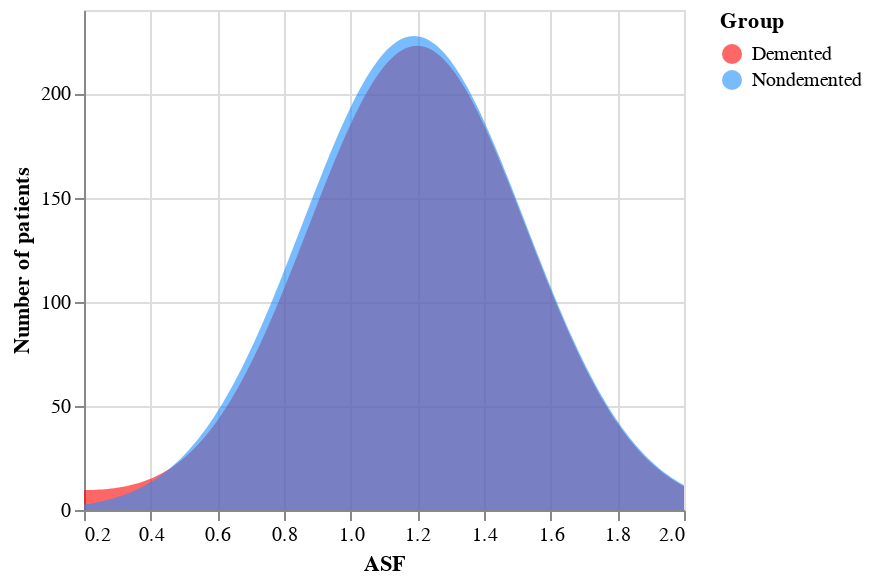

Notebook source saved alongside this figure:
### Markdown cell above
###**ASF: Group**

### Code cell
AGD = df[df['Group']=='Demented']['ASF'].reset_index(drop=True)
AGN = df[df['Group']=='Nondemented']['ASF'].reset_index(drop=True)
AG = pd.DataFrame([AGD, AGN])
AG.index = ['Demented', 'Nondemented']

alt.Chart(AG.T).transform_fold(
    ['Demented', 'Nondemented'],
    as_ = ['Group', 'value']
).transform_density(
    density='value',
    bandwidth=.3,
    groupby=['Group'],
    extent= [0.2, 2],
    counts = True,
    steps=200
).mark_area().encode(
    alt.X('value:Q', title='ASF'),
    alt.Y('density:Q', title='Number of patients', stack=None),
    alt.Color('Group:N', scale=alt.Scale(
        domain=['Demented', 'Nondemented'], 
        range=['red', 'dodgerblue'])),
    opacity=alt.value(0.6)
).properties(width=300, height=250)

### Figure 1 — Vega-Lite specification as saved in the notebook (floating-point values rounded to 4 significant figures; data arrays with more than 128 entries replaced by an {"elided": "..."} marker saying what was removed)
{"config": {"view": {"continuousWidth": 400, "continuousHeight": 300}}, "data": {"name": "data-2d9fa8742ee710776878baa0a901e1fe"}, "mark": "area", "encoding": {"color": {"type": "nominal", "field": "Group", "scale": {"domain": ["Demented", "Nondemented"], "range": ["red", "dodgerblue"]}}, "opacity": {"value": 0.6}, "x": {"type": "quantitative", "field": "value", "title": "ASF"}, "y": {"type": "quantitative", "field": "density", "stack": null, "title": "Number of patients"}}, "height": 250, "transform": [{"fold": ["Demented", "Nondemented"], "as": ["Group", "value"]}, {"density": "value", "bandwidth": 0.3, "counts": true, "extent": [0.2, 2], "groupby": ["Group"], "steps": 200}], "width": 300, "$schema": "https://vega.github.io/schema/vega-lite/v4.8.1.json", "datasets": {"data-2d9fa8742ee710776878baa0a901e1fe": {"elided": "190 records"}}}
